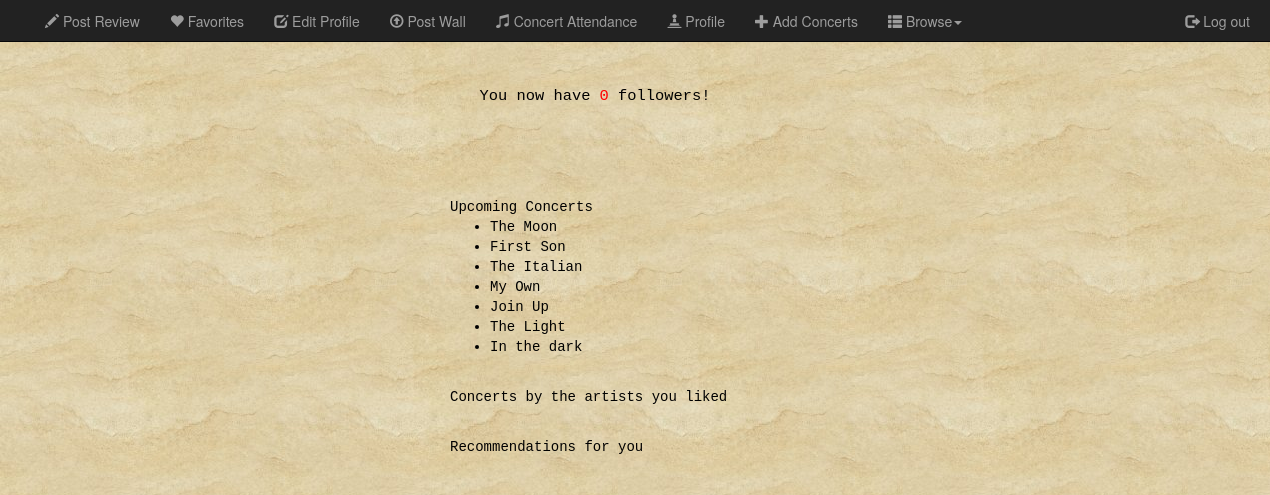
The page /php/uhome.php on the database its author committed.
### tables this page shows
CREATE TABLE IF NOT EXISTS `Concert` (
  `concertId` int(10) NOT NULL AUTO_INCREMENT,
  `concertName` varchar(50) NOT NULL,
  `description` varchar(100) DEFAULT NULL,
  `locationId` int(10) DEFAULT NULL,
  `eventDate` date NOT NULL,
  `eventTime` time NOT NULL,
  `ticketPrice` float DEFAULT '0',
  `availableSeats` int(10) NOT NULL,
  `bookingSiteLink` varchar(50) DEFAULT NULL,
  `overallRating` int(10) DEFAULT NULL,
  `createdByType` varchar(50) DEFAULT NULL,
  `createdBy` int(10) DEFAULT NULL,
  `creationDate` datetime DEFAULT '0000-00-00 00:00:00',
  `bandId` int(10) DEFAULT NULL,
  PRIMARY KEY (`concertId`),
  KEY `bandId` (`bandId`),
  KEY `locationId` (`locationId`)
);

### php/uhome.php (the view, shortened to what this page needs)
<!DOCTYPE html>
<html>
<head>
	<link href="../css/bootstrap.min.css" rel="stylesheet"></link>
	<link rel="stylesheet" href="../css/uhome.css"></link>
</head>
<body>
	<?php
	include ("include.php");
	$userid = $_SESSION["userid"];
	$gname = $_SESSION["Name"];
	?>
	<div class="navbar navbar-inverse navbar-fixed-top">
		<div class="container">
			<div class="navbar-header">
				<p class="navbar-brand"><?php echo $gname?></p>
			</div>
			<div class="collapse  navbar-collapse" id = "myNavbar">
				<ul class="nav navbar-nav">
					<li ><a href="ureview.php"><span class="glyphicon glyphicon-pencil"></span> Post Review</a></li>
					<li ><a href="flist.php"><span class="glyphicon glyphicon-heart"></span> Favorites</a></li>
					<li ><a href="uedit.php"><span class="glyphicon glyphicon-edit"></span> Edit Profile</a></li>
					<li ><a href="uwall.php"><span class="glyphicon glyphicon-upload"></span> Post Wall</a></li>
					<li ><a href="uatt.php"><span class="glyphicon glyphicon-music"></span> Concert Attendance</a></li>
					<li ><a href="uprof.php?userid=<?php echo $userid?>"><span class="glyphicon glyphicon-pawn"></span> Profile</a></li>
					<li ><a href="chkTS.php?userid=<?php echo $userid?>"><span class="glyphicon glyphicon-plus"></span> Add Concerts</a></li>
					<li class = "dropdown">
						<a class = "dropdown-toggle" data-toggle = "dropdown" href="#"><span class="glyphicon glyphicon-th-list"></span> Browse<span class="caret"></span></a>
					</li>
				</ul>
				<ul class="nav navbar-nav navbar-right">
					<li><a href = "logout.php"><span class = "glyphicon glyphicon-log-out"></span> Log out</a></li>
				</ul>
			</div>
		</div>
	</div>
	<?php
	$stmt = $mysqli->prepare("select count(*) FROM User u JOIN User_Followers uf JOIN User r WHERE u.userId=uf.userId AND uf.followingId=r.userId AND r.userId = ?");
	$stmt->bind_param("i", $_SESSION["userid"]);
	$stmt->execute();
	$stmt->bind_result($followerCount);
	echo '<div class="container"><div class="fixed-widthFollower"><div class="follower">You now have ';
	echo '<span class="highlight" id = "followerColor">';
	echo $followerCount;
	echo '</span> followers!</div></div></div>';
	if ($stmt = $mysqli->prepare("select concertName from Concert where eventDate > current_timestamp")) {
		$stmt->execute();
		$stmt->bind_result($cname);
		echo '<div class="container"><div class="fixed-widthContent"><div class="announceText">Upcoming Concerts ';
		echo '<ul class="highlight">';
		while($stmt->fetch()) {
			$cname = htmlspecialchars($cname);
			echo '<li>';
			echo $cname;
			echo '</li>';
		}
		echo '</ul>';
		echo '</div></div></div>';
	}
	echo '<div class="container"><div class="fixed-widthContent"><div class ="announceText">Concerts by the artists you liked ';
	if ($stmt = $mysqli->prepare("SELECT cr.concertName FROM Concert cr, User u, User_Artist ua, Artist_Concert ac, Artist a, Location l, City c, Country cou WHERE c.cityId=l.cityId AND c.countryId=cou.countryId AND l.locationId=cr.locationId AND u.userId=ua.userId AND ua.artistId= ac.artistId AND ac.concertId=cr.concertId AND ua.artistId=a.artistId AND eventDate > current_timestamp AND u.userName= ?")) {
		echo '</div></div></div>';
	}
	echo '<div class="container"><div class="fixed-widthContent"><div class="announceText">Recommendations for you ';
	echo '</div></div></div>';
	?>
</body>
</html>

### css/uhome.css (style rules this page uses)
body { background-image: url("../img/bg.jpg"); background-size: repeat; min-height:100%; padding-top: 45px; }
html { height:100%; min-height:100%; }
.container { width:1260px; margin:auto; }
.navbar-fixed-top { min-height:30px; }
.navbar .navbar-brand { padding: 0px 12px;font-size: 18px;line-height: 44px; height: 31px; color: #99CCFF; }
.navbar .navbar-nav > li > a { padding-top: 3px; padding-bottom: 0px; line-height: 37px; height: 38px; }
.navbar-nav { margin-left:1px; }
.announceText { margin-top:20px; font-size:1em; color:#000000; font-family: monospace; margin-left:430px; }
.follower { text-align:center; margin-top:40px; margin-bottom:70px; font-size:1.1em; color:black; font-family: monospace; }
.highlight { color:#000000; text-decoration:bold; }
#followerColor { color:red; }
.fixed-widthContent { width:1150px; }
.fixed-widthFollower { width:1150px; }
.navbar-collapse { max-height: none !important; }

### rows shown on the page
concert: concertName "The Moon"
concert: concertName "First Son"
concert: concertName "The Italian"
concert: concertName "My Own"
concert: concertName "Join Up"
concert: concertName "The Light"
concert: concertName "In the dark"

### other values the page prints
$followerCount "0"
